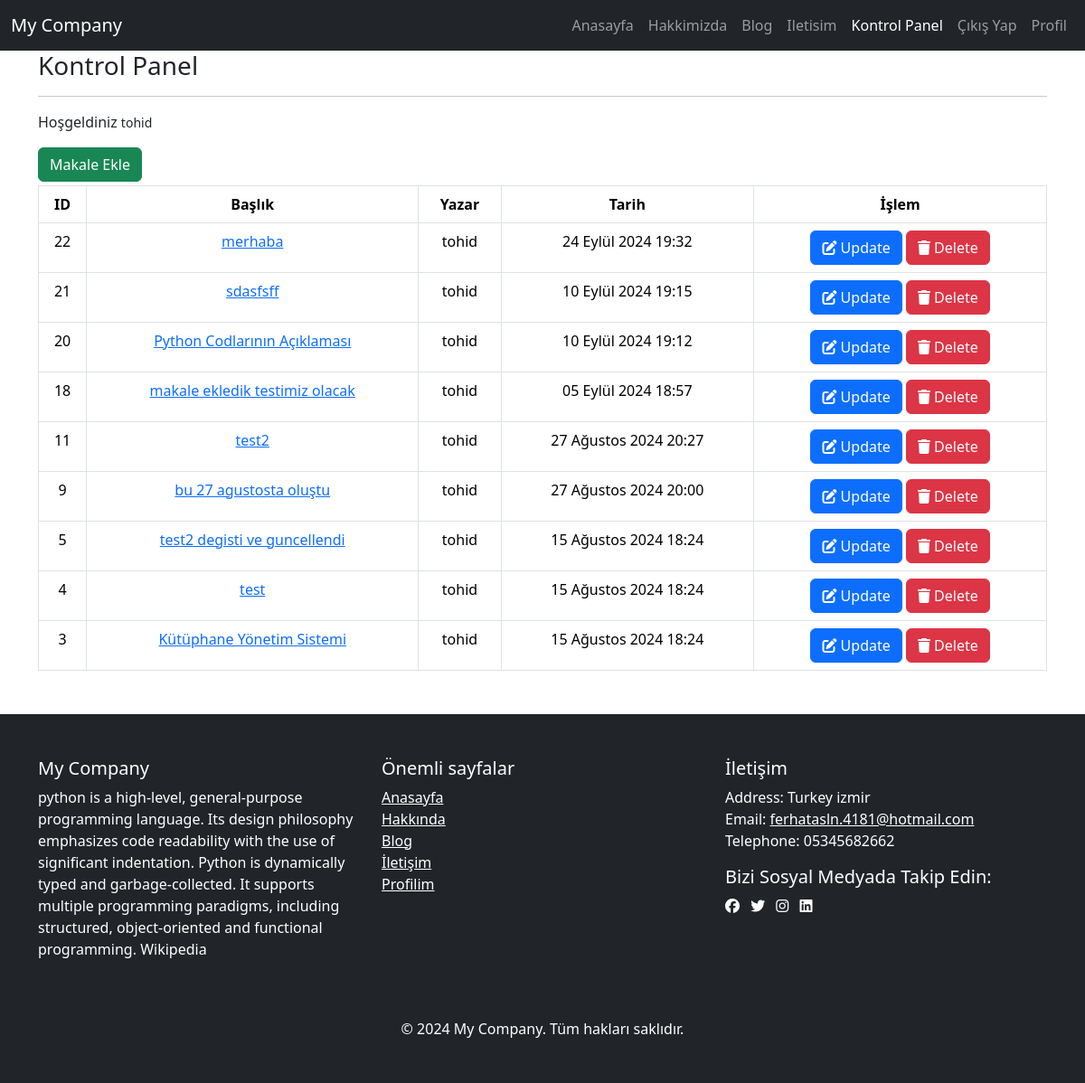
Screenshot of /blog/dashboard/ (signed in) with the database file from the repository.
### blog/models.py (models this page shows, shortened)
class Article(models.Model):
    author = models.ForeignKey("auth.user", on_delete=models.CASCADE, verbose_name="Yazar")
    title = models.CharField(max_length=200, verbose_name="Başlık")
    content = RichTextField(verbose_name="İçerik")
    created_date = models.DateTimeField(auto_now_add=True, verbose_name="Oluşturma_Tarihi")
    article_img = models.FileField(blank=True, null=True,verbose_name="Makale Fotoğrafı")
    is_approved = models.BooleanField(default=False, verbose_name="Onaylı mı?")

class FooterSettings(models.Model):
    description = models.TextField(verbose_name="Şirket açıklaması", blank=True)
    address = models.CharField(max_length=255,verbose_name="Adres", blank=True)
    phone = models.CharField(max_length=20, verbose_name="Telefon", blank=True)
    email = models.EmailField(verbose_name="E-poste", blank=True)
    facebook = models.URLField(verbose_name="Facebook URL",blank=True, null=True)
    twitter = models.URLField(verbose_name="Twitter URL",blank=True, null=True)
    instagram = models.URLField(verbose_name="İnstagram URL",blank=True, null=True)
    linkedin = models.URLField(verbose_name="Linkedin URL",blank=True, null=True)

### blog/views.py (the view)
# urls.py: path("dashboard/", views.dashboard, name="dashboard"),
@login_required(login_url="user:login")
def dashboard(request):
    articles = Article.objects.filter(author=request.user).order_by("-created_date")
    context = {
        "articles": articles
    }
    return render(request, "dashboard.html", context)

### blog/context_processors.py (called while the page is built)
def footer_settings(request):
    settings = FooterSettings.objects.first()
    return {'footer_settings': settings}

### templates/dashboard.html (shortened to what this page needs)
{% extends "layout.html" %}
{% block body %}
<h3>Kontrol Panel</h3>
<hr>
<p>Hoşgeldiniz <small>{{request.user.username}}</small></p>
<a href="/blog/addarticle" class="btn btn-success">Makale Ekle</a>
{% if articles %}
    <table class="table table-bordered table-hover text-center mt-1">
        <thead>
            <tr>
                <th>ID</th>
                <th>Başlık</th>
                <th>Yazar</th>
                <th>Tarih</th>
                <th>İşlem</th>
            </tr>
        </thead>
        <tbody>
            {% for article in articles %}
                <tr>
                    <td>{{article.id}}</td>
                    <td><a href="/blog/article/{{article.id}}">{{article.title}}</a></td>
                    <td>{{article.author.username}}</td>
                    <td>{{article.created_date}}</td>
                    <td>
                        <a href="/blog/update/{{article.id}}" class="btn btn-primary btn-small">
                            <i class="fa-solid fa-pen-to-square"></i> Update
                        </a>
                        <a href="/blog/delete/{{article.id}}" class="btn btn-danger btn-small">
                            <i class="fa-solid fa-trash"></i> Delete
                        </a>
                    </td>
                </tr>
            {% endfor %}
        </tbody>
    </table>
{% else %}
    <div class="alert alert-danger mt-1">Henüz makaleniz yoktur.</div>
{% endif %}
{% endblock body %}

### templates/includes/footer.html
<footer class="bg-dark text-white py-5 mt-5">
    <div class="container">
        <div class="row">
            <div class="col-md-4">
                <h5>My Company</h5>
                <p>{{footer_settings.description}}</p>
            </div>
            <div class="col-md-4">
                <h5>Önemli sayfalar</h5>
                <ul class="list-unstyled">
                    <li><a href="{% url 'index' %}" class="text-white">Anasayfa</a></li>
                    <li><a href="{% url 'about' %}" class="text-white">Hakkında</a></li>
                    <li><a href="{% url 'blog:articles' %}" class="text-white">Blog</a></li>
                    <li><a href="{% url 'contact' %}" class="text-white">İletişim</a></li>
                    {% if request.user.is_authenticated %}
                    <li><a href="{% url 'user:profile' request.user.username %}" class="text-white">Profilim</a></li>
                    {% endif %}
                </ul>
            </div>
            <div class="col-md-4">
                <h5>İletişim</h5>
                <p>
                     Address: {{footer_settings.address}} <br>
                     Email: <a href="mailto:{{footer_settings.email}}" class="text-white">{{footer_settings.email}}</a><br>
                     Telephone: {{footer_settings.phone}}
                </p>
                <div>
                    <h5>Bizi Sosyal Medyada Takip Edin:</h5>
                    <a href="{{footer_settings.facebookl}}" class="text-white me-2"><i class="fa-brands fa-facebook"></i></a>
                    <a href="{{footer_settings.twitter}}" class="text-white me-2"><i class="fa-brands fa-twitter"></i></a>
                    <a href="{{footer_settings.instagram}}" class="text-white me-2"><i class="fa-brands fa-instagram"></i></a>
                    <a href="{{footer_settings.linkedin}}" class="text-white me-2"><i class="fa-brands fa-linkedin"></i></a>
                </div>
            </div>
        </div>
        <div class="text-center mt-5">
            <p class="mb-0">&copy; 2024 My Company. Tüm hakları saklıdır.</p>
        </div>
    </div>
</footer>

### rows the page displays
Article: id "22", title "merhaba", author.username "tohid", created_date "24 Eylül 2024 19:32"
Article: id "21", title "sdasfsff", author.username "tohid", created_date "10 Eylül 2024 19:15"
Article: id "20", title "Python Codlarının Açıklaması", author.username "tohid", created_date "10 Eylül 2024 19:12"
Article: id "18", title "makale ekledik testimiz olacak", author.username "tohid", created_date "05 Eylül 2024 18:57"
Article: id "11", title "test2", author.username "tohid", created_date "27 Ağustos 2024 20:27"
Article: id "9", title "bu 27 agustosta oluştu", author.username "tohid", created_date "27 Ağustos 2024 20:00"
Article: id "5", title "test2 degisti ve guncellendi", author.username "tohid", created_date "15 Ağustos 2024 18:24"
Article: id "4", title "test", author.username "tohid", created_date "15 Ağustos 2024 18:24"
Article: id "3", title "Kütüphane Yönetim Sistemi", author.username "tohid", created_date "15 Ağustos 2024 18:24"
FooterSettings: description "python is a high-level, general-purpose programming language. Its design philosophy emphasizes code readability with the use of significant indentation. Python is dynamically typed and garbage-collected. It supports multiple programming paradigms, including structured, object-oriented and functional programming. Wikipedia", address "Turkey izmir", email "ferhatasln.4181@hotmail.com", phone "05345682662"

### other values shown
{{ request.user.username }} "tohid"
